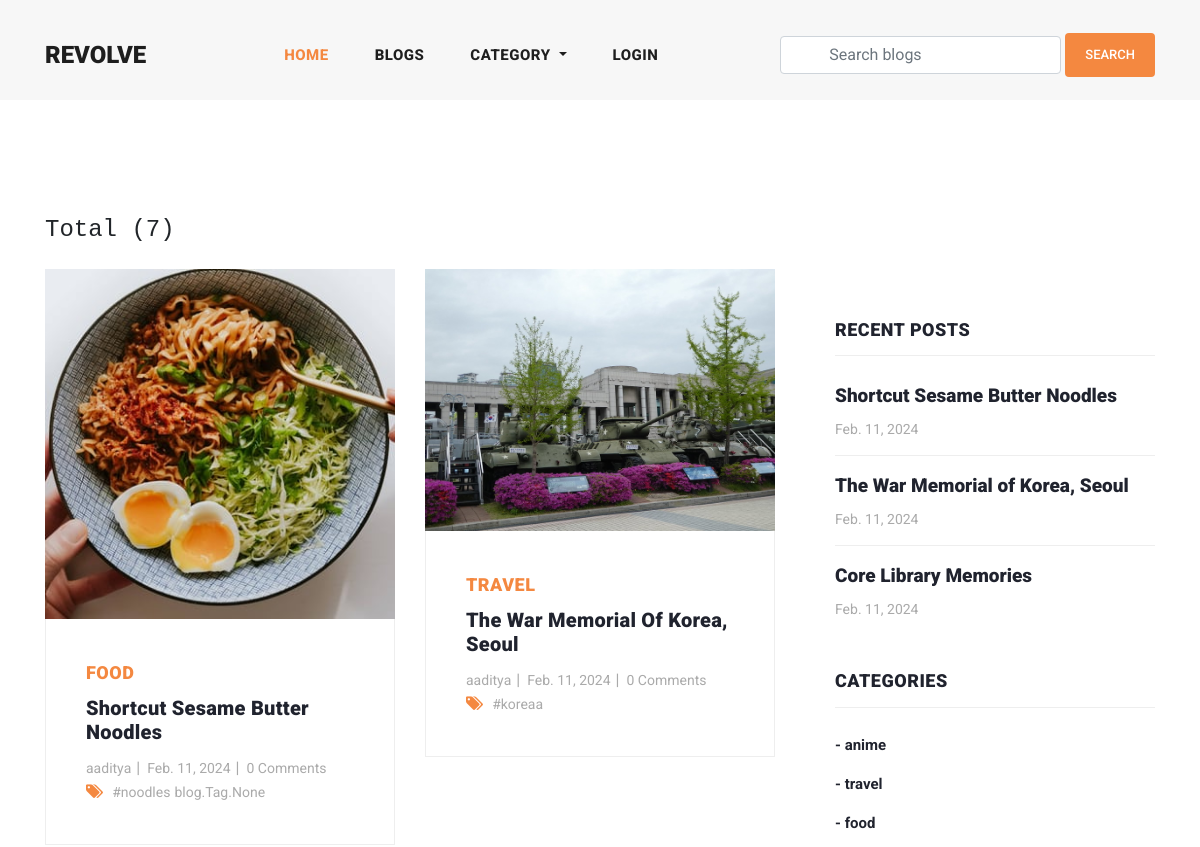
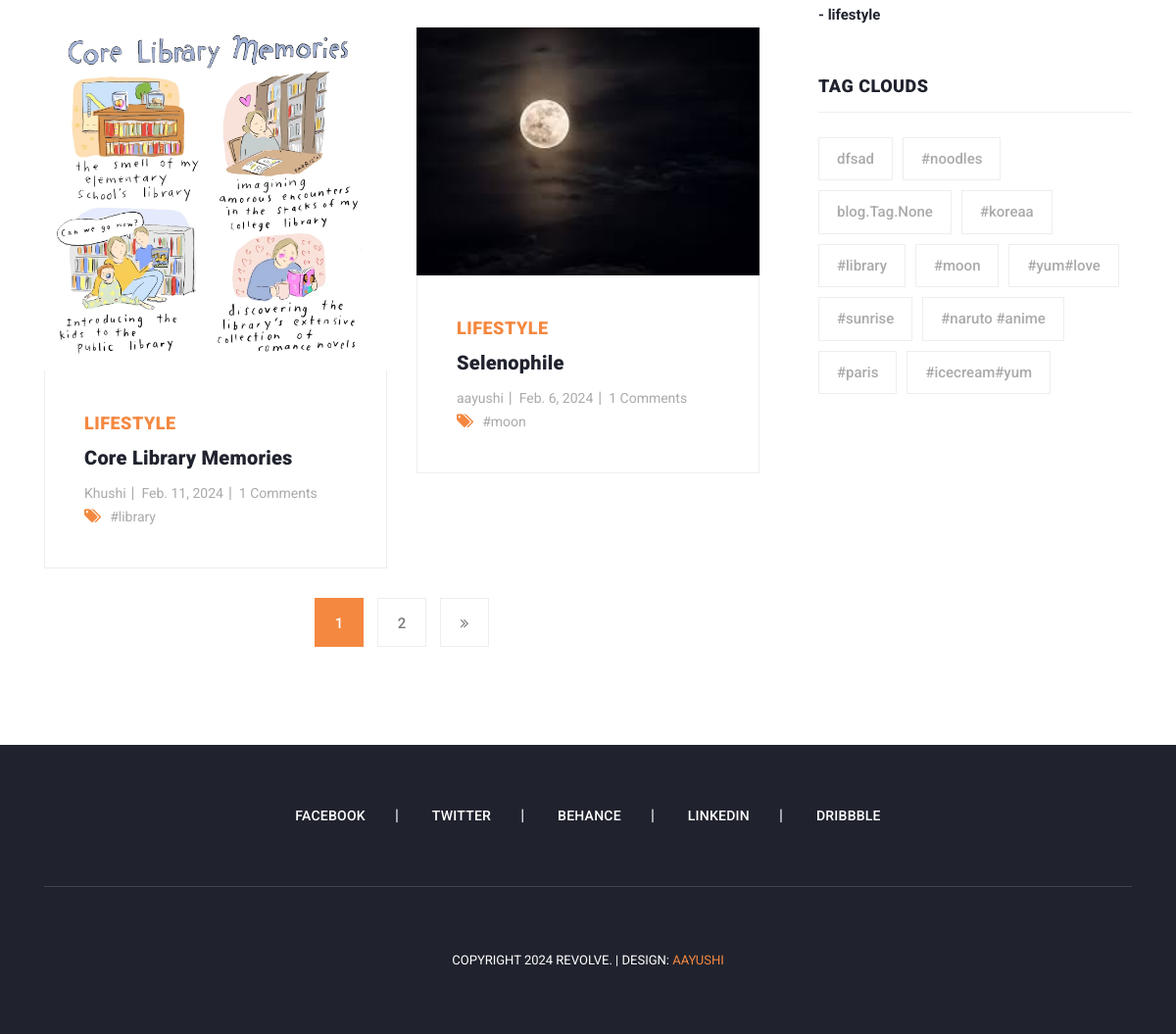
The app's page /blogs/ with its own data (2 pictures, top to bottom).
### blog/models.py (models this page shows, shortened)
class Blog(models.Model):
    user = models.ForeignKey(
        User,
        related_name='user_blogs',
        on_delete=models.CASCADE
    )
    category = models.ForeignKey(
        Category,
        related_name='category_blogs',
        on_delete=models.CASCADE
    )
    tags = models.ManyToManyField(
        Tag,
        related_name='tag_blogs',
        blank=True
    )
    likes = models.ManyToManyField(
        User,
        related_name='user_likes',
        blank=True
    )
    title = models.CharField(
        max_length=250
    )
    slug = models.SlugField(null=True, blank=True)
    banner = models.ImageField(upload_to='blog_banners')
    description = RichTextField()
    created_date = models.DateField(auto_now_add=True)

class Category(models.Model):
    title = models.CharField(max_length=150, unique=True)
    slug = models.SlugField(null=True, blank=True)
    created_date = models.DateField(auto_now_add=True)

class Tag(models.Model):
    title = models.CharField(max_length=150)
    slug = models.SlugField(null=True, blank=True)
    created_date = models.DateField(auto_now_add=True)

### user_profile/models.py (models this page shows, shortened)
class User(AbstractUser):
    email = models.EmailField(
        max_length=150,
        unique=True,
        error_messages={
            "unique": "The email must be unique"
        }
    )
    profile_image = models.ImageField(
        null=True,
        blank=True,
        upload_to="profile_images"
    )
    followers = models.ManyToManyField("Follow")
    REQUIRED_FIELDS = ["email"]
    objects = CustomUserManager()

### blog/views.py (the view)
# urls.py: path('blogs/', blogs, name='blogs'),
def blogs(request):
    queryset = Blog.objects.order_by('-created_date')
    tags = Tag.objects.order_by('-created_date')
    page = request.GET.get('page', 1)
    paginator = Paginator(queryset, 4)
    try:
        blogs = paginator.page(page)
    except EmptyPage:
        blogs = paginator.page(1)
    except PageNotAnInteger:
        blogs = paginator.page(1)
        return redirect('blogs')
    context = {
        "blogs": blogs,
        "tags": tags,
        "paginator": paginator
    }
    return render(request, 'blogs.html', context)

### blog/context_processors.py (called while the page is built)
def get_all_categories(request):
    categories = Category.objects.all()
    context = {
        "categories": categories
    }
    return context

### user_profile/context_processors.py (called while the page is built, shortened)
def user_notifications(request):
    context = {}
    return context

### templates/blogs.html (shortened to what this page needs)
{% extends 'base.html' %}
{% load static %}
{% block content %}
    <section class="blog-posts grid-system">
      <div class="container">
        <div class="row">
          <div class="col-md-8 py-3 mb-2">
            <h4 class="text-monospace">Total ({{paginator.object_list.count}})</h4>
          </div>
          <div class="col-lg-8">
            <div class="all-blog-posts">
              <div class="row">
                {% for blog in blogs %}
                {% include 'blog_card.html' %}
                {% endfor %}
                <div class="col-lg-12">
                  {% include 'pagination.html' %}
                </div>
              </div>
            </div>
          </div>
          {% include 'sidebar.html' %}
        </div>
      </div>
    </section>
{% endblock content %}

### templates/blog_card.html
{% load static %}
<div class="col-lg-6">
    <div class="blog-post">
      <div class="blog-thumb">
        <img src="{{blog.banner.url}}" alt="">
      </div>
      <div class="down-content">
        <span>{{blog.category.title}}</span>
        <a href="{% url 'blog_details' blog.slug %}"><h4>{{blog.title}}</h4></a>
        <ul class="post-info">
          <li><a href="{% url 'view_user_information' blog.user.username %}">{{blog.user.username}}</a></li>
          <li><a href="#">{{blog.created_date}}</a></li>
          <li><a href="#">{{blog.blog_comments.all.count}} Comments</a></li>
        </ul>
        <div class="post-options">
          <div class="row">
            <div class="col-lg-12">
              <ul class="post-tags">
                <li><i class="fa fa-tags"></i></li>
                {% if blog.tags.all.count > 0 %}
                {% for tag in blog.tags.all %}
                <li><a href="#">{{tag.title}}</a></li>
                {% endfor %}
                {% else %}
                None
                {% endif %}
              </ul>
            </div>
          </div>
        </div>
      </div>
    </div>
  </div>

### templates/sidebar.html
<div class="col-lg-4">
    <div class="sidebar">
      <div class="row">
        <div class="col-lg-12">
          <div class="sidebar-item recent-posts">
            <div class="sidebar-heading">
              <h2>Recent Posts</h2>
            </div>
            <div class="content">
              <ul>
                {% for blog in blogs|slice:"3" %}
                <li><a href="{% url 'blog_details' blog.slug %}">
                  <h5>{{blog.title}}</h5>
                  <span>{{blog.created_date}}</span>
                </a></li>
                {% endfor %}
              </ul>
            </div>
          </div>
        </div>
        <div class="col-lg-12">
          <div class="sidebar-item categories">
            <div class="sidebar-heading">
              <h2>Categories</h2>
            </div>
            <div class="content">
              <ul>
                {% for category in categories %}
                <li><a href="{% url 'category_blogs' category.slug %}">- {{category.title}}</a></li>
                {% endfor %}
              </ul>
            </div>
          </div>
        </div>
        <div class="col-lg-12">
          <div class="sidebar-item tags">
            <div class="sidebar-heading">
              <h2>Tag Clouds</h2>
            </div>
            <div class="content">
              <ul>
                {% for tag in tags %}
                <li><a href="{% url 'tag_blogs' tag.slug %}">{{tag.title}}</a></li>
                {% endfor %}
              </ul>
            </div>
          </div>
        </div>
      </div>
    </div>
  </div>

### assets/css/templatemo-stand-blog.css (style rules this page uses)
body { font-family: 'Roboto', sans-serif; overflow-x: hidden; text-rendering: optimizeLegibility; -webkit-font-smoothing: antialiased; -moz-osx-font-smoothing: grayscale; }
a { text-decoration: none!important; }
ul { padding: 0; margin: 0; list-style: none; }
h1,h2,h3,h4,h5,h6 { margin: 0px; }
.blog-posts { margin-top: 100px; }
.blog-posts .blog-post { margin-bottom: 30px; }
.blog-posts .blog-thumb img { width: 100%; overflow: hidden; }
.blog-posts .down-content { padding: 40px; border-right: 1px solid #eee; border-left: 1px solid #eee; border-bottom: 1px solid #eee; }
.blog-posts .down-content span { font-size: 18px; text-transform: uppercase; letter-spacing: 0.5px; font-weight: 900; color: #f48840; }
.blog-posts .down-content h4 { font-size: 24px; text-transform: capitalize; letter-spacing: 0.5px; font-weight: 900; color: #20232e; margin: 10px 0px 12px 0px; }
.blog-posts .down-content ul.post-info li { display: inline-block; margin-right: 8px; }
.blog-posts .down-content ul.post-info li:after { content: '|'; color: #aaa; margin-left: 8px; }
.blog-posts .down-content h4 { font-size: 20px; letter-spacing: 0.25px; }
.grid-system .down-content ul.post-info li { margin-right: 3px; }
.grid-system .down-content ul.post-info li:after { margin-left: 5px; }
.blog-posts .down-content ul.post-info li:last-child::after { display: none; }
.blog-posts .down-content ul.post-info li a { font-size: 14px; color: #aaa; font-weight: 400; transition: all .3s; }
.blog-posts .down-content ul.post-tags li, .blog-posts .down-content ul.post-share li { display: inline-block; }
.blog-posts .down-content ul.post-tags li:first-child i, .blog-posts .down-content ul.post-share li:first-child i { color: #f48840; margin-right: 5px; }
.blog-posts .down-content ul.post-tags li, .blog-posts .down-content ul.post-share li { color: #aaa; }
.blog-posts .down-content ul.post-tags li a, .blog-posts .down-content ul.post-share li a { font-size: 14px; color: #aaa; font-weight: 400; transition: all .3s; }
.blog-posts .sidebar-heading h2 { font-size: 18px; text-transform: uppercase; font-weight: 900; letter-spacing: 0.5px; color: #20232e; border-bottom: 1px solid #eee; padding-bottom: 15px; margin-bottom: 25px; }
.sidebar { margin-left: 30px; }
.sidebar .sidebar-item { margin-top: 50px; }
.sidebar .sidebar-heading h2 { font-size: 18px; text-transform: uppercase; font-weight: 900; letter-spacing: 0.5px; color: #20232e; border-bottom: 1px solid #eee; padding-bottom: 15px; margin-bottom: 25px; }
.sidebar .recent-posts ul li { margin-bottom: 15px; padding-bottom: 15px; border-bottom: 1px solid #eee; }
.sidebar .recent-posts ul li:last-child { margin-bottom: 0px; padding-bottom: 0px; border-bottom: none; }
.sidebar .recent-posts ul li h5 { font-size: 19px; font-weight: 900; color: #20232e; line-height: 30px; transition: all 0.3s; }
.sidebar .recent-posts ul li span { display: block; font-size: 14px; color: #aaa; margin-top: 8px; }
.sidebar .categories ul li { margin-bottom: 15px; }
.sidebar .categories ul li:last-child { margin-bottom: 0px; }
.sidebar .categories ul li a { font-size: 15px; font-weight: 700; color: #20232e; transition: all .3s; }
.sidebar .tags ul li { margin-right: 6px; display: inline-block; }
.sidebar .tags ul li { margin-bottom: 10px; }
.sidebar .tags ul li a { font-size: 15px; font-weight: 500; color: #aaa; display: inline-block; border: 1px solid #eee; padding: 10px 18px; transition: all .3s; }

### records on screen
Blog: banner (picture), category "FOOD", title "Shortcut Sesame Butter Noodles", user.username "aaditya", created_date "Feb. 11, 2024", blog_comments.all.count "0"
Tag: title "#noodles"
Tag: title "blog.Tag.None"
Blog: banner (picture), category "TRAVEL", title "The War Memorial Of Korea, Seoul", user.username "aaditya", created_date "Feb. 11, 2024", blog_comments.all.count "0", title "The War Memorial of Korea, Seoul"
Tag: title "#koreaa"
Blog: banner (picture), category "LIFESTYLE", title "Core Library Memories", user.username "Khushi", created_date "Feb. 11, 2024", blog_comments.all.count "1"
Tag: title "#library"
Blog: banner (picture), category "LIFESTYLE", title "Selenophile", user.username "aayushi", created_date "Feb. 6, 2024", blog_comments.all.count "1"
Tag: title "#moon"
Category: title "anime"
Category: title "travel"
Category: title "food"
Category: title "lifestyle"
Tag: title "dfsad"
Tag: title "#yum#love"
Tag: title "#sunrise"
Tag: title "#naruto #anime"
Tag: title "#paris"
Tag: title "#icecream#yum"

### other values on screen
{{ paginator.object_list.count }} "7"
{{ page }} "1"
{{ page }} "2"
